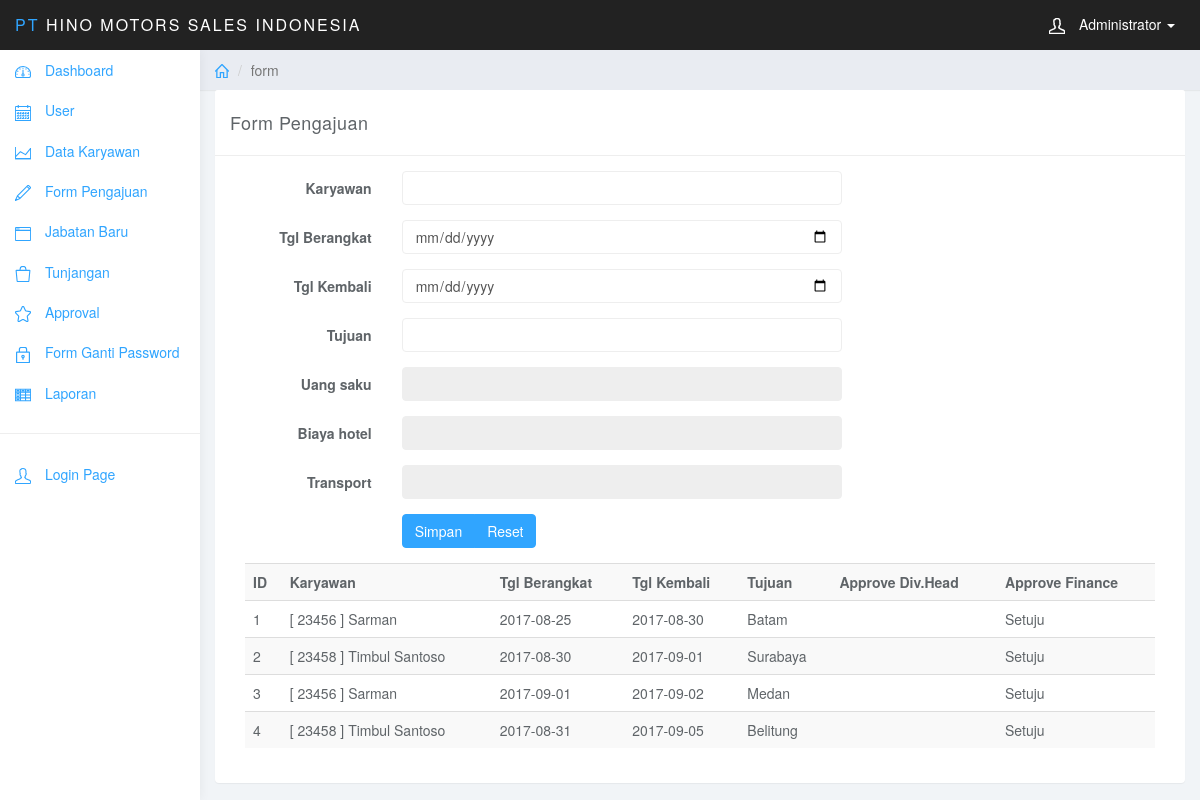
Before: /index.php?page=form (signed in) with the older database file.
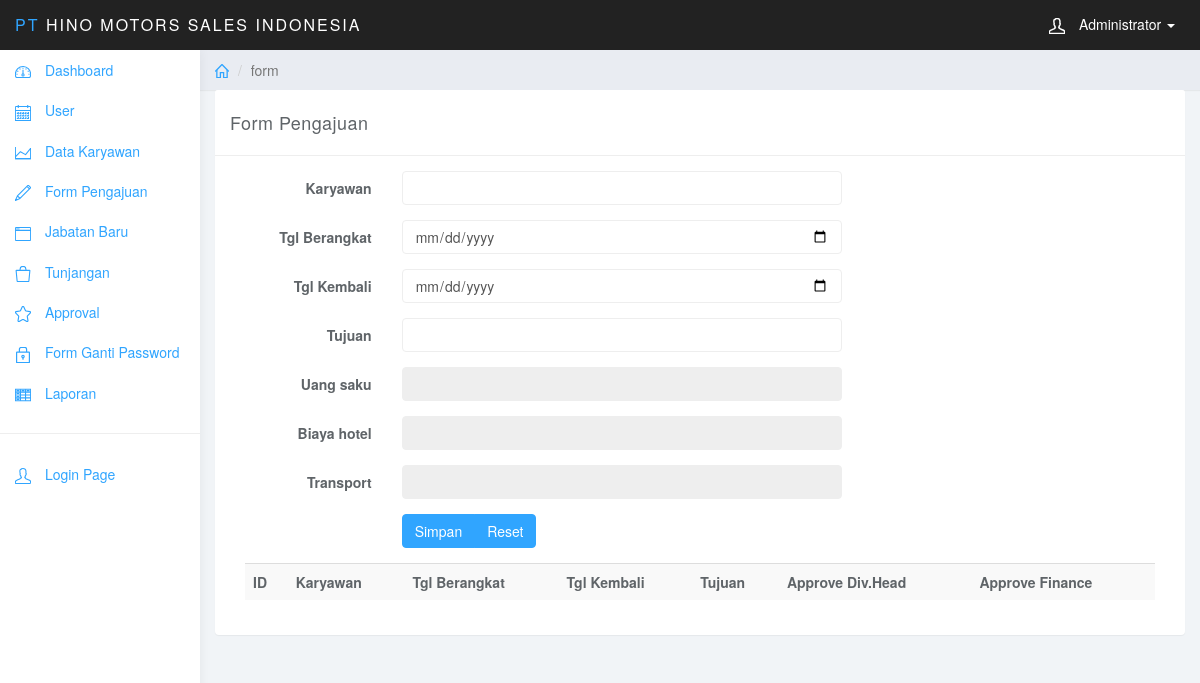
After: the same page with the newer database file.
### tables this page shows
CREATE TABLE IF NOT EXISTS `pengajuan_tb` (
`id` int(11) NOT NULL,
  `nik` int(20) NOT NULL,
  `tg_berangkat` date NOT NULL,
  `tg_pulang` date NOT NULL,
  `tujuan` varchar(255) NOT NULL,
  `u_saku` double NOT NULL,
  `u_hotel` double NOT NULL,
  `u_trans` double NOT NULL,
  `app_divhead` varchar(20) NOT NULL,
  `app_finance` varchar(20) NOT NULL,
  `CreatedDate` date DEFAULT NULL,
  `AppDateFin` date DEFAULT NULL,
  `AppDateDiv` date DEFAULT NULL,
  `AppFin` varchar(20) DEFAULT NULL,
  `AppDiv` varchar(20) DEFAULT NULL
);

CREATE TABLE IF NOT EXISTS `karyawan_tb` (
  `nik` int(20) NOT NULL,
  `nama` varchar(50) NOT NULL,
  `jabatan` int(11) NOT NULL,
  `divisi` varchar(20) NOT NULL
);

### page/form.php (the view)
<div class="panel panel-default">
    <div class="panel-heading">Form Pengajuan</div>
    <div class="panel-body">
        <div class="col-lg-8">
            <form class="form-horizontal" action="act/ajuan.php" method="post" id="formaju">
                <div class="form-group">
                    <label for="" class="control-label col-sm-3">Karyawan</label>
                    <div class="col-sm-9">
						<input type="text" id="nik" name="nik" class="form-control nik" required>
                    </div>
                </div>
                <div class="form-group">
                    <label for="" class="control-label col-sm-3">Tgl Berangkat</label>
                    <div class="col-sm-9">
                        <input type="date" name="tber" class="form-control" required>
                    </div>
                </div>
                <div class="form-group">
                    <label for="" class="control-label col-sm-3">Tgl Kembali</label>
                    <div class="col-sm-9">
                        <input type="date" name="tkem" class="form-control" required>
                    </div>
                </div>
                <div class="form-group">
                    <label for="" class="control-label col-sm-3">Tujuan</label>
                    <div class="col-sm-9">
                        <input type="text" name="tuj" class="form-control" required>
                    </div>
                </div>
                <div class="form-group">
                    <label for="" class="control-label col-sm-3">Uang saku</label>
                    <div class="col-sm-9">
                        <input type="number" name="usak" id="usak" class="form-control" required readonly>
                    </div>
                </div>
                <div class="form-group">
                    <label for="" class="control-label col-sm-3">Biaya hotel</label>
                    <div class="col-sm-9">
                        <input type="number" name="uhot" id="uhot" class="form-control" required readonly>
                    </div>
                </div>
                <div class="form-group">
                    <label for="" class="control-label col-sm-3">Transport</label>
                    <div class="col-sm-9">
                        <input type="number" name="utra" id="utra" class="form-control" required readonly>
                    </div>
                </div>
                <div class="form-group">
                    <div class="btn-group col-sm-9 col-sm-offset-3">
                        <button class="btn btn-primary" type="submit" >Simpan</button>
                        <button class="btn btn-primary" type="reset" >Reset</button>
                    </div>
                </div>
            </form>
        </div>
        <div class="col-lg-4">
        </div>
        <div class="col-sm-12">
            <div class="table-responsive">
                <table class="table table-striped">
                    <tr>
                        <th>ID</th>
                        <th>Karyawan</th>
                        <th>Tgl Berangkat</th>
                        <th>Tgl Kembali</th>
                        <th>Tujuan</th>
                        <th>Approve Div.Head</th>
                        <th>Approve Finance</th>
                    </tr>
                    <?php
                    $r = $con->query("SELECT pengajuan_tb.*,karyawan_tb.nama FROM pengajuan_tb INNER JOIN karyawan_tb ON pengajuan_tb.nik = karyawan_tb.nik");
                    while ($rr = $r->fetch_array()) {
                        ?>
                        <tr>
                            <td><?php echo $rr['id'];?></td>
                            <td><?php echo "[ ".$rr['nik']." ] ".ucfirst($rr['nama']);?></td>
                            <td><?php echo $rr['tg_berangkat'];?></td>
                            <td><?php echo $rr['tg_pulang'];?></td>
                            <td><?php echo ucfirst($rr['tujuan']);?></td>
                            <td><?php echo ucfirst($rr['app_divhead']);?></td>
                            <td><?php echo ucfirst($rr['app_finance']);?></td>
                        <?php
                    }
                    ?>
                </table>
            </div>
        </div>
    </div>
</div>

Changed rows visible on the page:
removed pengajuan_tb: id "1", nik "23456", karyawan_tb.nama "Sarman", tg_berangkat "2017-08-25", tg_pulang "2017-08-30", tujuan "Batam", app_finance "Setuju"
removed pengajuan_tb: id "2", nik "23458", karyawan_tb.nama "Timbul Santoso", tg_berangkat "2017-08-30", tg_pulang "2017-09-01", tujuan "Surabaya", app_finance "Setuju"
removed pengajuan_tb: id "3", nik "23456", karyawan_tb.nama "Sarman", tg_berangkat "2017-09-01", tg_pulang "2017-09-02", tujuan "Medan", app_finance "Setuju"
removed pengajuan_tb: id "4", nik "23458", karyawan_tb.nama "Timbul Santoso", tg_berangkat "2017-08-31", tg_pulang "2017-09-05", tujuan "Belitung", app_finance "Setuju"
